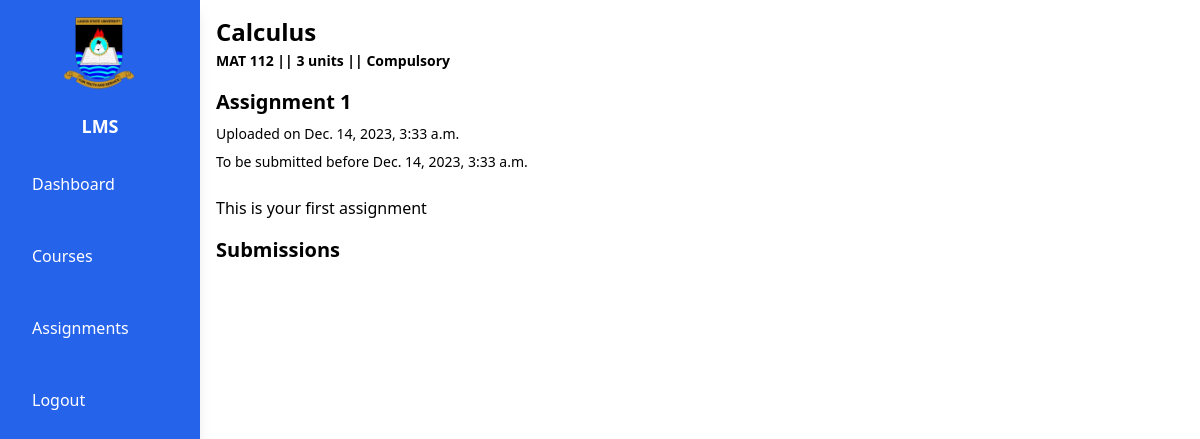
/assignment/1 (signed in), run on an earlier commit of the app's database.
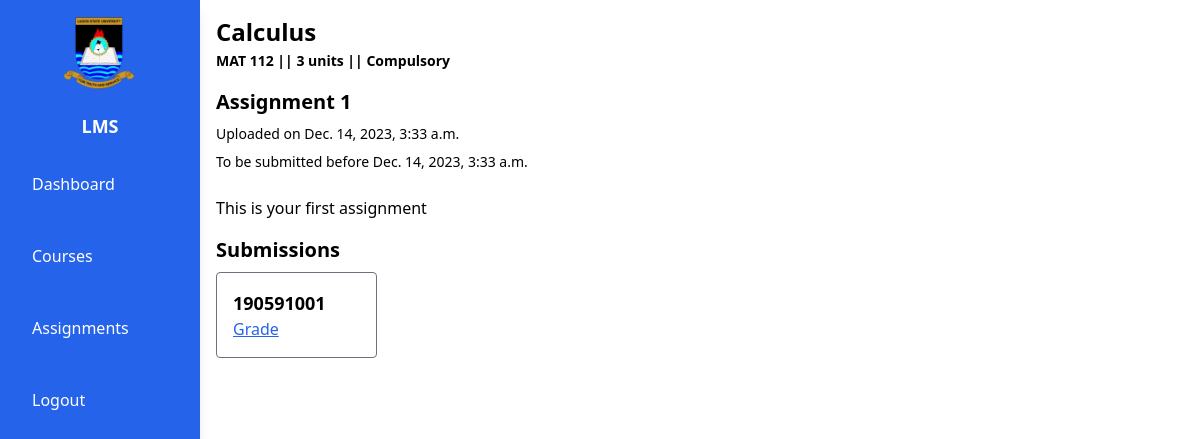
And on a later commit of the database.
### lms/models.py (models this page shows)
class Submission(models.Model):
    user = models.ForeignKey(User, on_delete=models.CASCADE, null=True, related_name='solutions')
    assignment = models.ForeignKey(Assignment, on_delete=models.CASCADE, null=True, related_name='submissions')
    grade = models.CharField(max_length=24, null=True)
    solution = HTMLField()

class User(AbstractUser):
    is_lecturer = models.BooleanField('lecturer_status', default=False)
    is_student = models.BooleanField('student_status', default=False)

### lms/views.py (the view)
# urls.py: path('assignment/<int:id>', views.assignment, name='assignment'),
@login_required
def assignment(request, id):
    user = request.user
    try:
        if user.is_student:
            assignment = Assignment.objects.get(id=id)
            submitted = assignment.submissions.filter(user=user).exists()
            current_time = datetime.now(timezone.utc)
            ctx = {
                'assignment': assignment,
                'submitted': submitted,
                'due': assignment.due_date and current_time > assignment.due_date
            }
            if submitted:
                e = assignment.submissions.get(user=user)
                if e.grade:
                    ctx['grade'] = e.grade
            return render(request, 'lms/assignment.html', ctx)
        elif user.is_lecturer:
            assignment = Assignment.objects.get(id=id)
            ctx = {
                'assignment': assignment,
                'submissions': assignment.submissions.all()
            }
            return render(request, 'lms/assignment.html', ctx)
    except AttributeError:
        return render(request, 'lms/index.html')
    return render(request, 'lms/index.html')

### lms/templates/lms/assignment.html (shortened to what this page needs)
{% extends "lms/layout.html" %}
{% block body %}
<div class="w-full p-4">
    <h1 class="text-2xl font-bold">{{assignment.course.course_title}}</h1>
    <span class="text-sm font-semibold">{{assignment.course.course_code}} || {{assignment.course.unit}} units || {{assignment.course.type}}</span>
    <div class="mt-4 flex flex-col gap-2">
        <h1 class="text-xl font-semibold">{{assignment.title}}</h1>
        <p class="text-sm">Uploaded on {{assignment.date}}</p>
        <p class="text-sm">To be submitted before {{assignment.due_date}}</p>
        <div class="mt-4 renderer">
            {{assignment.content|safe}}
        </div>
    </div>
    {% if user.is_lecturer %}
    <div class="flex flex-col gap-2 mt-4 overflow-y-auto">
        <h1 class="text-xl font-semibold">Submissions</h1>
        <div class="grid grid-cols-5 gap-4">
            {% for submission in submissions %}
                <div class="w-full border border-gray-500 rounded p-4">
                    <h2 class="font-bold text-lg">{{submission.user}}</h2>
                    {% if submission.grade %}
                        <h2>Grade: {{submission.grade}}</h2>
                    {% else %}
                        <a href="{% url 'grade' submission.id %}" class="block underline text-blue-600">Grade</a>
                    {% endif %}
                </div>
            {% endfor %}
        </div>
    </div>
    {% endif %}
</div>
{% endblock %}

What changed in the data, as far as the page shows it:
added Submission: user "190591001", shows "Grade"
